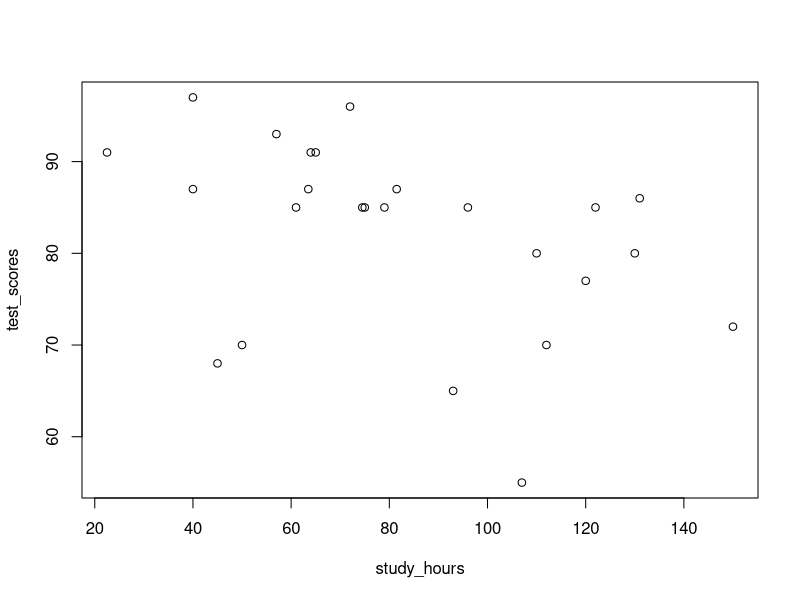
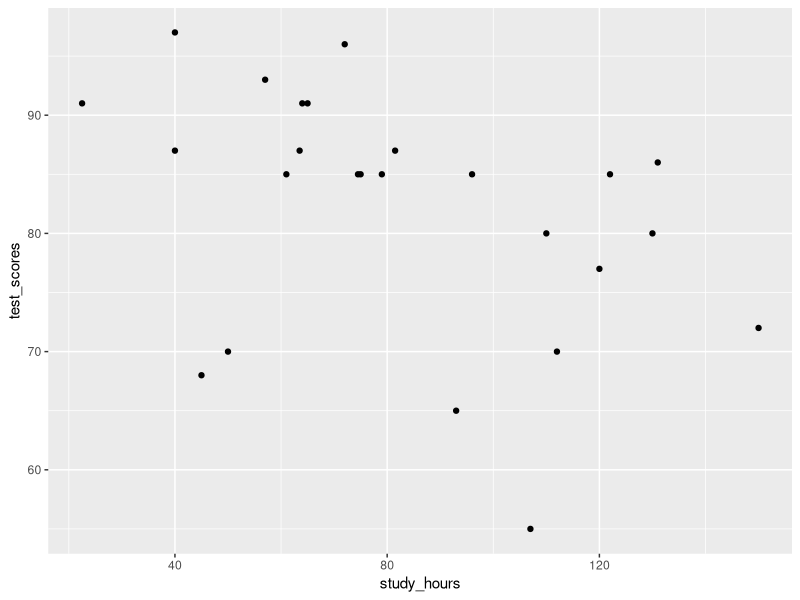

Generate these figures, in order, with R:
# Create two vectors of data
test_scores <- c(55,65,68,70,70,72,77,80,80,85,85,85,85,85,85,86,87,87,87,91,91,
                 91,93,96,97)
study_hours <- c(107,
                 93,
                 45,
                 50,
                 112,
                 150,
                 120,
                 110,
                 130,
                 61,
                 74.5,
                 75,
                 79,
                 96,
                 122,
                 131,
                 40,
                 63.5,
                 81.5,
                 22.5,
                 64,
                 65,
                 57,
                 72,
                 40
)

# Calculate the Pearson correlation coefficient and p-value
cor.test(test_scores, study_hours, method = "pearson")

plot(study_hours,test_scores)
data <- as.data.frame(test_scores)
data$study_hours <- study_hours
model <- lm(test_scores ~ study_hours , data = data)
summary(model)
library(ggplot2)
p <- ggplot(data=data, aes(x=study_hours, y=test_scores)) 
p <- p + geom_point()
p
